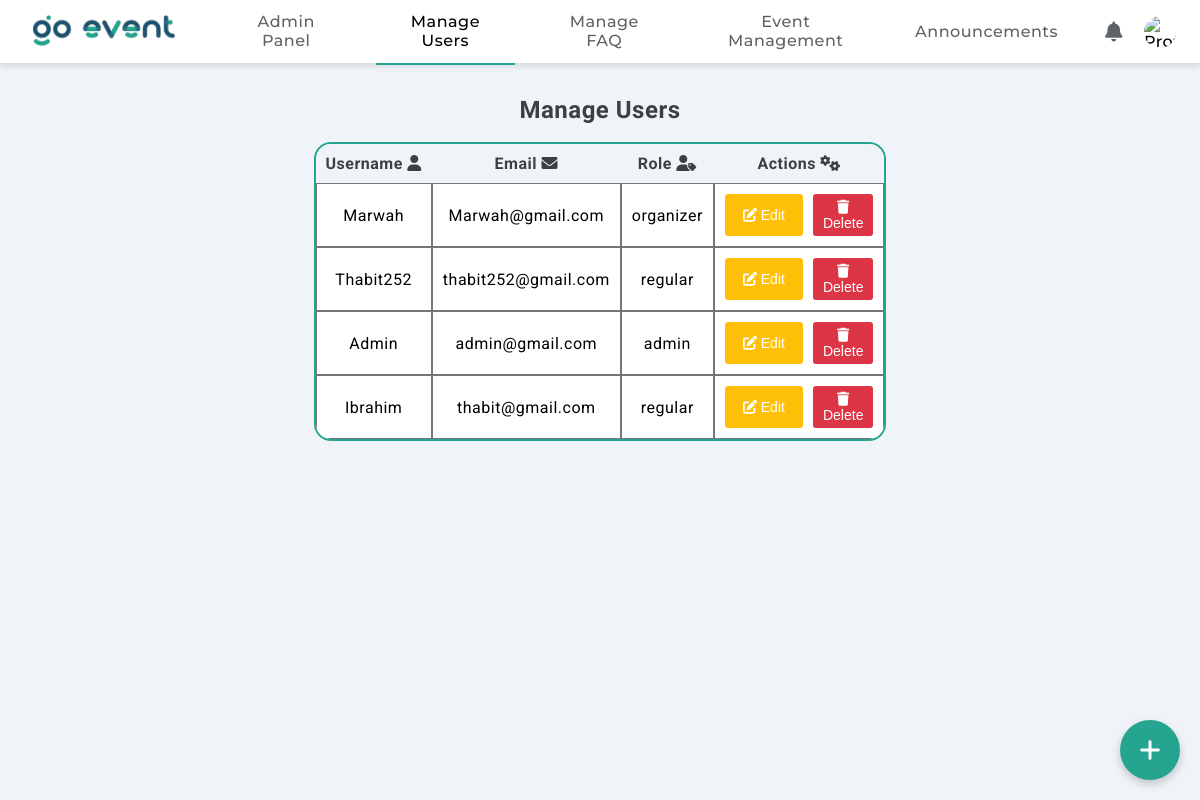
The app's page /manage_users.php (signed in) with its own data.
### tables this page shows
CREATE TABLE `users` (
  `user_id` int(11) NOT NULL,
  `username` varchar(50) NOT NULL,
  `password` varchar(255) NOT NULL,
  `email` varchar(100) NOT NULL,
  `user_type` enum('regular','organizer','admin') NOT NULL,
  `profile_picture` varchar(255) DEFAULT NULL,
  `created_at` timestamp NOT NULL DEFAULT current_timestamp()
);

### manage_users.php (the view, shortened to what this page needs)
<?php
require 'db.php';
$stmt = $conn->prepare("SELECT user_id, username, email, user_type FROM users");
$stmt->execute();
$result = $stmt->get_result();
$users = $result->fetch_all(MYSQLI_ASSOC);
?>
<!DOCTYPE html>
<html lang="en">
<head>
    <link rel="stylesheet" href="css/style.css">
    <link rel="stylesheet" href="https://cdnjs.cloudflare.com/ajax/libs/font-awesome/6.0.0-beta3/css/all.min.css">
</head>
<body class="manage-events-body">
    <header>
        <?php include 'header.php'; ?>
    </header>
    <main class="organizer-event-container">
        <div class="welcome">
            <h1 class="myevents-heading">Manage Users</h1>
        </div>
        <section class="organizer-section">
            <?php if (count($users) > 0): ?>
                <table class="events-table">
                    <thead>
                        <tr>
                            <th>Username <i class="fa fa-user"></i></th>
                            <th>Email <i class="fa fa-envelope"></i></th>
                            <th>Role <i class="fa fa-user-tag"></i></th>
                            <th>Actions <i class="fa fa-cogs"></i></th>
                        </tr>
                    </thead>
                    <tbody>
                        <?php foreach ($users as $user): ?>
                            <tr>
                                <td><?php echo htmlspecialchars($user['username']); ?></td>
                                <td><?php echo htmlspecialchars($user['email']); ?></td>
                                <td><?php echo htmlspecialchars($user['user_type']); ?></td>
                                <td>
                                    <div class="action-buttons">
                                        <button class="btn btn-edit" onclick="location.href='edit_user.php?user_id=<?php echo $user['user_id']; ?>'"><i class="fa fa-edit"></i> Edit</button>
                                        <form method="POST" action="delete_user.php" style="display:inline;">
                                            <button class="btn btn-delete" type="submit" onclick="return confirm('Are you sure you want to delete this user?');"><i class="fa fa-trash"></i> Delete</button>
                                        </form>
                                    </div>
                                </td>
                            </tr>
                        <?php endforeach; ?>
                    </tbody>
                </table>
            <?php else: ?>
                <p>No users found.</p>
            <?php endif; ?>
            <button class="overlay-button" onclick="location.href='add_user.php'"><i class="fa fa-plus"></i></button>
        </section>
    </main>
</body>
</html>

### css/style.css (style rules this page uses)
:root { --primary-color: #25a58f; --primary-color-dark: #1f896f; --input-border-color: #747775; --secondary-color: #1d536e; --background-color: #f0f4f9; --primary-font-color: #5f6368; --primary-font-color-hover: #202124; --heading-color: #3c4043; }
body, html { font-family: 'Roboto', sans-serif; text-align: center; margin: 0; padding: 0; height: 100%; width: 100%; display: flex; flex-direction: column; align-items: center; background-color: var(--background-color); letter-spacing: .5px !important; }
button { width: 100%; padding: 10px; background-color: var(--primary-color); color: #fff; border: none; border-radius: 4px; font-size: 16px; cursor: pointer; }
.events-table { width: 100%; border-collapse: collapse; margin-bottom: 20px; }
.events-table th, .events-table td { border: 1px solid var(--input-border-color); padding: 10px; text-align: center; }
.events-table th { background-color: var(--background-color); color: var(--heading-color); }
.events-table td { background-color: #fff; }
.events-table th, .events-table td { border: 1px solid var(--input-border-color); padding: 10px; text-align: center; border-color: var(--input-border-color); }
.events-table th { background-color: var(--background-color); color: var(--heading-color); border: none; }
.events-table { width: 100%; border-collapse: separate; border-spacing: 0; border-radius: 15px; overflow: hidden; box-shadow: 0 0 0 2px var(--primary-color); }
button { padding: 10px 20px; background-color: var(--primary-color); color: #fff; border: none; border-radius: 4px; cursor: pointer; }
.myevents-heading { font-family: "Google Sans", Roboto, Arial, sans-serif; color: var(--heading-color); font-size: 1.5rem; }
.welcome { text-align: center; margin-bottom: 20px; }
.action-buttons { display: flex; gap: 10px; }
.btn { padding: 5px 10px; border: none; border-radius: 3px; cursor: pointer; text-align: center; font-size: 14px; }
.btn-edit { background-color: #ffc107; color: #fff; }
.btn-delete { background-color: #dc3545; color: #fff; }
.overlay-button { position: fixed; bottom: 20px; right: 20px; color: #fff; border: none; border-radius: 50%; width: 60px; height: 60px; display: flex; align-items: center; justify-content: center; font-size: 24px; box-shadow: 0 4px 8px rgba(0, 0, 0, 0.2); cursor: pointer; }
.manage-events-body { margin-top: 80px; }

### records on screen
users: username "Marwah", email "Marwah@gmail.com", user_type "organizer"
users: username "Thabit252", email "thabit252@gmail.com", user_type "regular"
users: username "Admin", email "admin@gmail.com", user_type "admin"
users: username "Ibrahim", email "thabit@gmail.com", user_type "regular"
